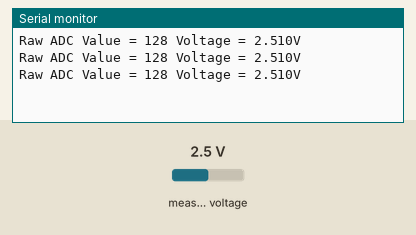
Recording of a sketch running on a simulated Arduino Uno, built with avr-gcc and run on an emulated ATmega328P. Shown: the last lines printed to the serial monitor. Wiring (inferred from the names in the program): PCF8591 converter at I2C address 0x48. Inputs (shaded band) come from the test bench; at power-on: measured voltage 2.5 V.

Above: at 1.2 s.
1.3 s: measured voltage set to 0.1 V
At 1.9 s:
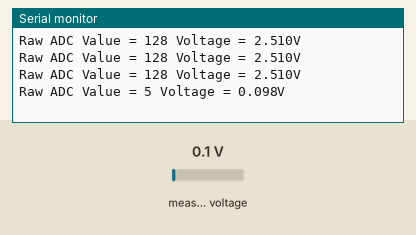
2.8 s: measured voltage set to 1.2 V
At 3.4 s:
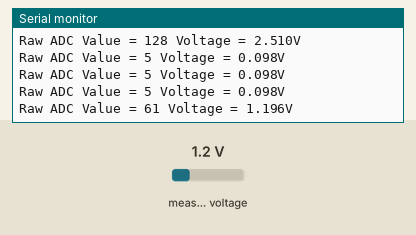
Timing chart, 0 to 5.8 s (numbered marks = the images above; inputs shaded):
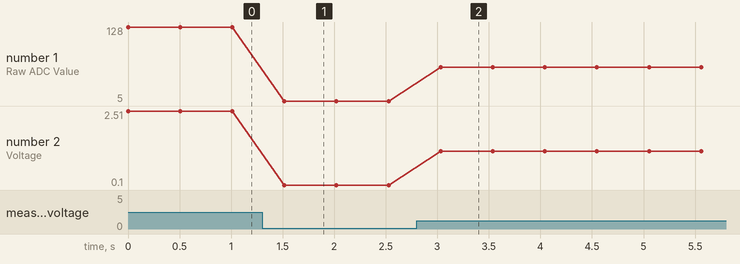

Measured:
- after the input at 1.3 s, the serial monitor: prints a new line after 0.22 s (image 1)
- after the input at 2.8 s, the serial monitor: prints a new line after 0.23 s (image 2)
- plotted number 1: 128 → 5 after the input at 1.3 s, 5 → 61 after the input at 2.8 s
- plotted number 2: 2.51 → 0.1 after the input at 1.3 s, 0.1 → 1.2 after the input at 2.8 s

The sketch:

potentiometer.ino
```cpp
#include "Wire.h"


#define PCF8591 (0x90 >> 1) // I2C bus address
#define AIN0 0x00
#define AOUT 0x40

int raw_value = 0;
float voltage = 0.0f;
int count = 0;

void setup()
{
  Wire.begin();
  Serial.begin(9600);
}

void loop()
{
  Wire.beginTransmission(PCF8591); // Start your PCF8591
  Wire.write(AOUT); // Tell it to output DAC value
  Wire.write(raw_value);
  Wire.endTransmission();

  Wire.beginTransmission(PCF8591); // Start your PCF8591
  Wire.write(AIN0); // Tell it to make an analog measurement
  Wire.endTransmission();
  Wire.requestFrom(PCF8591, 1); // Get the measured Data
  raw_value = Wire.read();
  if (raw_value < 0)
  {
    raw_value = 255;
  }
  voltage = (raw_value * 5.0) / 255.0;

  if (count % 5 == 0)
  {
    Serial.print("Raw ADC Value = "); Serial.print(raw_value);
    Serial.print(" Voltage = "); Serial.print(voltage, 3); Serial.println("V");
    count = 0;
  }
  count ++;

  delay(100);
}
```
